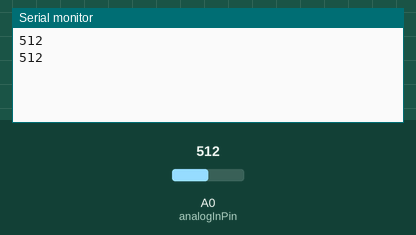
The sketch below on a simulated Arduino Uno, built with avr-gcc and run on an emulated ATmega328P. Shown: the last lines printed to the serial monitor. The inputs (shaded band) are chosen by the test bench; at power-on: A0 (analogInPin) = 512.

Above: at 2.6 s.
2.7 s: A0 (analogInPin) set to 716
At 4.4 s:
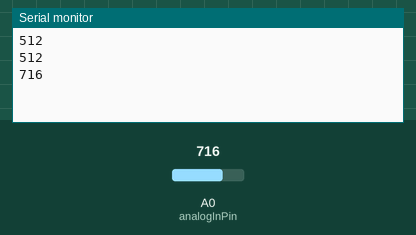
5.1 s: A0 (analogInPin) set to 900
At 5.8 s:
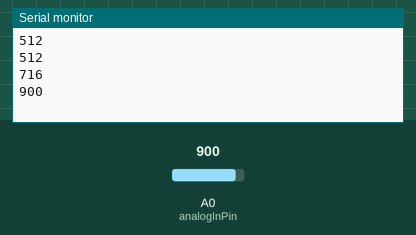
Timing chart, 0 to 8.1 s (numbered marks = the images above; inputs shaded):
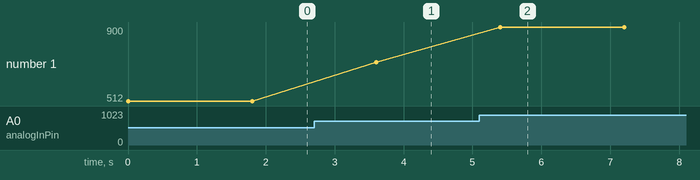

Measured:
- after the input at 2.7 s, the serial monitor: prints a new line after 0.90 s (image 1)
- after the input at 5.1 s, the serial monitor: prints a new line after 0.30 s (image 2)
- plotted number 1: 512 → 716 after the input at 2.7 s, 716 → 900 after the input at 5.1 s

The sketch:

ws02_LDR_AO.ino
```cpp
const int analogInPin = A0;
int sensorValue = 0;

void setup() {
  Serial.begin(9600);
}

void loop() {
  sensorValue = analogRead(analogInPin);

  //sensorValue = map(sensorValue, 0, 800, 0, 1050);

  Serial.println(sensorValue);
  delay(1800);
}
```
